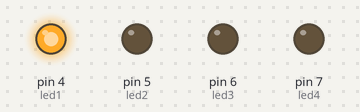
Simulated run of this sketch. Board: Arduino Uno, built with avr-gcc and run on an emulated ATmega328P. Shown: output pins drawn as LEDs (lit = HIGH).

Above: at 0.5 s.
At 2.5 s:
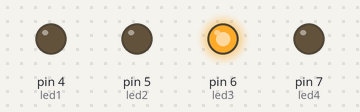
At 4.0 s:
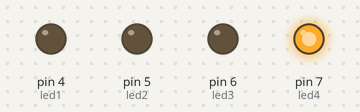
At 9.5 s:
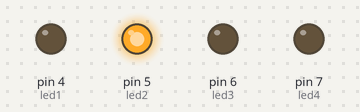
Timing chart, 0 to 10.4 s (numbered marks = the images above):
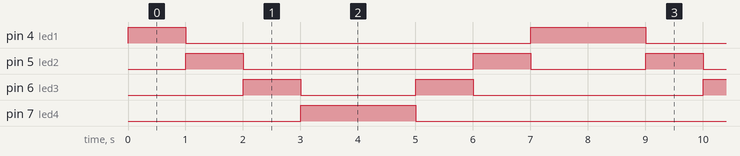

The sketch:

bouncing.ino
```cpp
int led1=4;
int led2=5;
int led3=6;
int led4=7;
int bouncetime=1000;
void setup() {
  pinMode(led1,OUTPUT);
  pinMode(led2,OUTPUT);
  pinMode(led3,OUTPUT);
  pinMode(led4,OUTPUT);
}

void loop() {

for(int i=4 ; i<=7 ; i++)
{
digitalWrite(i,HIGH);
delay(bouncetime);
digitalWrite(i,LOW);
}
for(int j=7; j>=4 ; j--)
{
digitalWrite(j,HIGH);
delay(bouncetime);
digitalWrite(j,LOW);
}
}
```

Measured:
- by itself, pin 4 (led1): repeats every 8.0 s: LOW 6.0 s, HIGH 2.0 s
- by itself, pin 5 (led2): repeats every 8.0 s: LOW 4.0 s, HIGH 1.0 s, LOW 2.0 s, HIGH 1.0 s
- by itself, pin 6 (led3): repeats every 8.0 s: LOW 2.0 s, HIGH 1.0 s, LOW 4.0 s, HIGH 1.0 s
- by itself, pin 7 (led4): alternates HIGH for 2.0 s and LOW for 6.0 s
